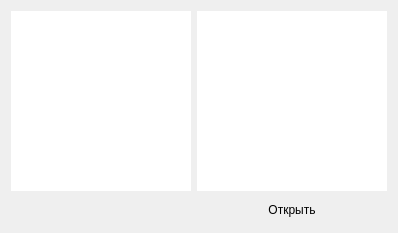
<?xml version="1.0" encoding="UTF-8"?>
<ui version="4.0">
 <class>Form</class>
 <widget class="QWidget" name="Form">
  <property name="geometry">
   <rect>
    <x>0</x>
    <y>0</y>
    <width>398</width>
    <height>229</height>
   </rect>
  </property>
  <property name="windowTitle">
   <string>Form</string>
  </property>
  <property name="styleSheet">
   <string notr="true"/>
  </property>
  <layout class="QGridLayout" name="gridLayout">
   <item row="0" column="1">
    <widget class="QTextBrowser" name="textBrowser">
     <property name="styleSheet">
      <string notr="true">QTextBrowser {
border: None;
}</string>
     </property>
    </widget>
   </item>
   <item row="0" column="0">
    <widget class="QPushButton" name="pushButton">
     <property name="minimumSize">
      <size>
       <width>180</width>
       <height>180</height>
      </size>
     </property>
     <property name="maximumSize">
      <size>
       <width>180</width>
       <height>180</height>
      </size>
     </property>
     <property name="styleSheet">
      <string notr="true">QPushButton {
	background-color: rgb(255, 255, 255);
	border: None;
}
QPushButton:hover {
	background-color: rgb(255, 255, 255);
}
QPushButton:pressed {
	background-color: rgb(255, 255, 255);
}</string>
     </property>
     <property name="text">
      <string/>
     </property>
     <property name="iconSize">
      <size>
       <width>200</width>
       <height>200</height>
      </size>
     </property>
    </widget>
   </item>
   <item row="1" column="1">
    <widget class="QPushButton" name="pushButton_2">
     <property name="styleSheet">
      <string notr="true">QPushButton {
	min-height: 25px;
border-radius: 10px;
	font: 11pt &quot;Arial&quot;;
}</string>
     </property>
     <property name="text">
      <string>Открыть</string>
     </property>
    </widget>
   </item>
  </layout>
 </widget>
 <resources/>
 <connections/>
</ui>
